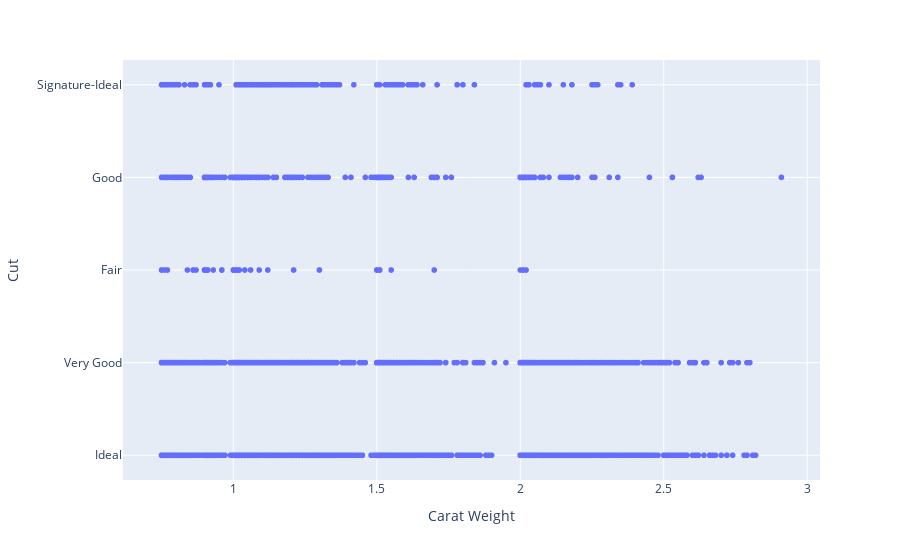

Source (notebook cell):
### Code cell
fig = px.scatter(df,
                 x = 'Carat Weight',
                 y = 'Cut',
                )

fig.show()

### Figure 1 — Plotly figure (JSON) as saved in the notebook; plotly's stock layout.template omitted (floating-point values rounded to 4 significant figures; data arrays with more than 128 entries replaced by an {"elided": "..."} marker saying what was removed)
{"data": [{"hovertemplate": "Carat Weight=%{x}<br>Cut=%{y}<extra></extra>", "legendgroup": "", "marker": {"color": "#636efa", "symbol": "circle"}, "mode": "markers", "name": "", "showlegend": false, "type": "scattergl", "x": {"elided": "6000 float values"}, "xaxis": "x", "y": {"elided": "6000 str values"}, "yaxis": "y"}], "layout": {"autosize": true, "legend": {"tracegroupgap": 0}, "margin": {"t": 60}, "xaxis": {"anchor": "y", "autorange": true, "domain": [0, 1], "range": [0.6083, 3.052], "title": {"text": "Carat Weight"}, "type": "linear"}, "yaxis": {"anchor": "x", "autorange": true, "domain": [0, 1], "range": [-0.3097, 4.31], "title": {"text": "Cut"}, "type": "category"}}}
